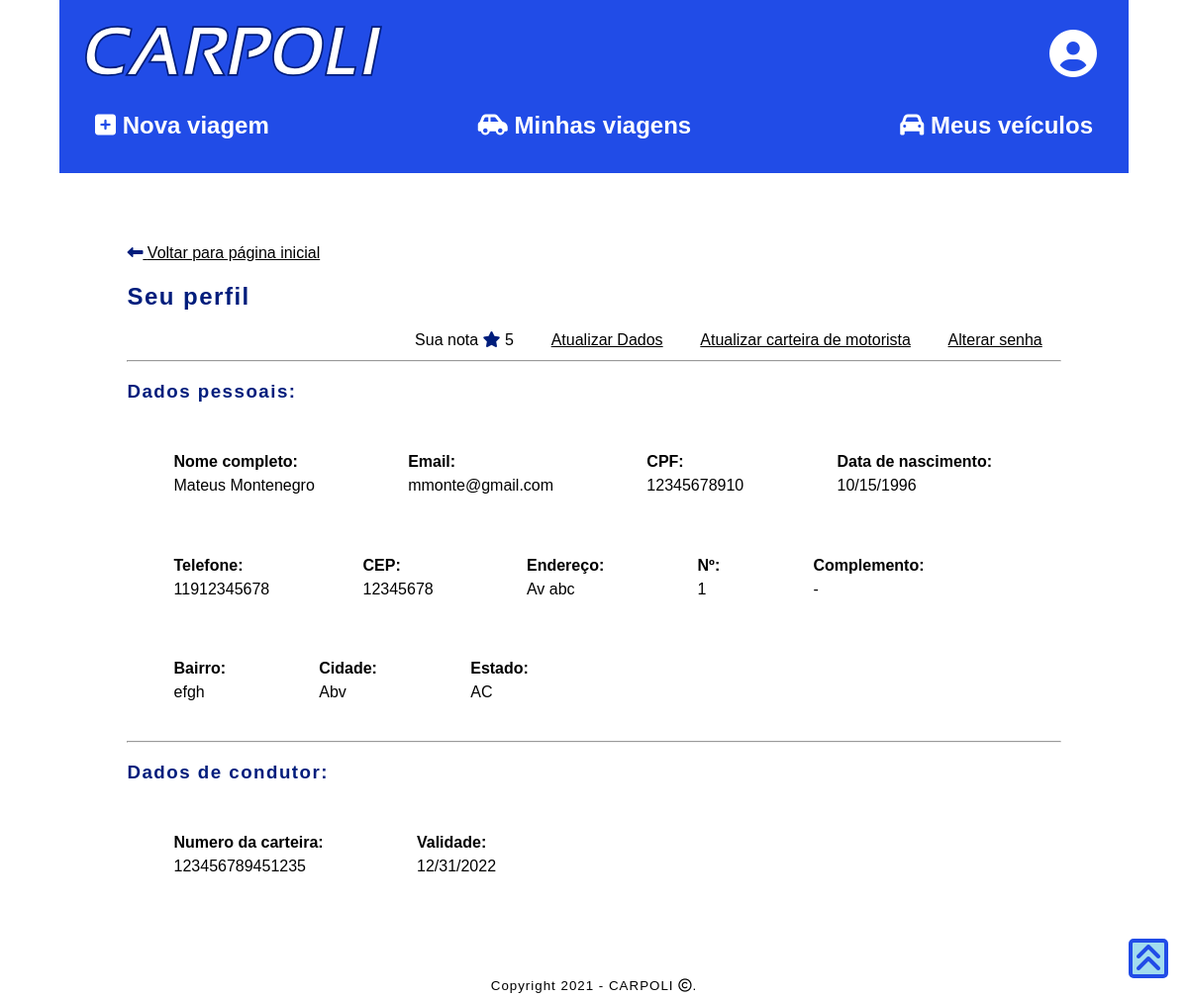
The page /perfil/ (signed in) on the database its author committed.
### caronas/models.py (models this page shows, shortened)
class Profile(models.Model):
    user = models.OneToOneField(User, on_delete=models.CASCADE)
    nascimento = models.DateField()
    cpf = models.CharField(max_length=11, unique=True)
    telefone = models.CharField(max_length=11)
    cep = models.CharField(max_length=8)
    estado = models.CharField(max_length=50)
    cidade = models.CharField(max_length=50)
    endereco = models.CharField(max_length=255)
    bairro = models.CharField(max_length=255)
    num_residencia = models.CharField(max_length=8)
    complemento = models.CharField(max_length=50, null=True, default="-")
    is_condutor = models.BooleanField(default=False)
    is_passageiro = models.BooleanField(default=False)
    is_admin = models.BooleanField(default=False)
    status = models.ForeignKey(Status, on_delete=models.CASCADE)

class Condutor(models.Model):
    id_user = models.OneToOneField(Profile, on_delete=models.CASCADE)
    num_carteira_motorista = models.CharField(max_length=15)
    validade_carteira = models.DateField()

### accounts/views.py (the view, shortened to what this page needs)
# urls.py: path('perfil/', views.perfil, name='perfil'),
@login_required
def perfil(request):
    Usu=get_object_or_404(Profile, user=request.user)
    nota = 0
    if Usu.is_condutor:
        Cond=get_object_or_404(Condutor, id_user=Usu)
        if Avaliacao.objects.filter(id_condutor = Cond, passageiro_avaliou=True).exists():
            n_avaliacoes = Avaliacao.objects.filter(id_condutor = Cond, passageiro_avaliou=True).count()
            avaliacoes_list = Avaliacao.objects.filter(id_condutor = Cond, passageiro_avaliou=True)
            for avaliacao in avaliacoes_list:
                nota += avaliacao.nota_avaliacao
            nota = nota / n_avaliacoes
        else:
            nota = 5
        context = {'Ext':"base_condutor.html",'Usuario': Usu,'Condutor': Cond, 'Nota': nota}
    elif Usu.is_admin:
        context = {'Ext':"base_admin.html",'Usuario': Usu}
    return render(request, 'accounts/profile.html', context)

### accounts/templates/accounts/profile.html (shortened to what this page needs)
{% extends Ext %}
{% block content %}
<div class="div_main">
    <a href="{% url 'index' %}">
        <i class="fas fa-long-arrow-alt-left"></i>
        Voltar para página inicial
    </a>
    <p><h2>Seu perfil</h2></p>
    <div class="div_container_rev">
        {% if not Usuario.is_admin %}
        <div class="div_subcont_mini">
            Sua nota <i class="fas fa-star"></i> {{ Nota }}
        </div>
        {% endif %}
        <div class="div_subcont_mini">
            <a href="{% url 'perfil_update' %}">
                Atualizar Dados
            </a>
        </div>
        {%if Usuario.is_condutor%}
        <div class="div_subcont_mini">
            <a href="{% url 'perfil_update_condutor' %}">
                Atualizar carteira de motorista
            </a>
        </div>
        {%endif%}
        <div class="div_subcont_mini">
            <a href="{% url 'change_password' %}">
                Alterar senha
            </a>
        </div>
    </div>
    <hr>
    <h3>Dados pessoais:</h3>
    <div class="div_container">
        <div class="div_subcont">
            <b>Nome completo:</b>
            <br>
            {{Usuario.user.get_full_name}}
        </div>
        <div class="div_subcont">
            <b>Email:</b>
            <br>
            {{Usuario.user.email}}
        </div>
        <div class="div_subcont">
            <b>CPF:</b>
            <br>
            {{Usuario.cpf}}
        </div>
        <div class="div_subcont">
            <b>Data de nascimento:</b>
            <br>
            {{Usuario.nascimento|date:"SHORT_DATE_FORMAT"}}
        </div>
        <div class="div_subcont">
            <b>Telefone:</b>
            <br>
            {{Usuario.telefone}}
        </div>
        <div class="div_subcont">
            <b>CEP:</b>
            <br>
            {{Usuario.cep}}
        </div>
        <div class="div_subcont">
            <b>Endereço:</b>
            <br>
            {{Usuario.endereco}}
        </div>
        <div class="div_subcont">
            <b>Nº:</b>
            <br>
            {{Usuario.num_residencia}}
        </div>
        <div class="div_subcont">
            <b>Complemento:</b>
            <br>
            {{Usuario.complemento}}
        </div>
        <div class="div_subcont">
            <b>Bairro:</b>
            <br>
            {{Usuario.bairro}}
        </div>
        <div class="div_subcont">
            <b>Cidade:</b>
            <br>
            {{Usuario.cidade}}
        </div>
        <div class="div_subcont">
            <b>Estado:</b>
            <br>
            {{Usuario.estado}}
        </div>
    </div>
    {% if Usuario.is_condutor%}
    <hr>
    <h3>Dados de condutor:</h3>
    <div class="div_container">
        <div class="div_subcont">
            <b> Numero da carteira: </b>
            <br>
            {{Condutor.num_carteira_motorista}}
        </div>
        <div class="div_subcont">
            <b> Validade: </b>
            <br>
            {{Condutor.validade_carteira|date:"SHORT_DATE_FORMAT"}}
        </div>
    </div>
    {%endif%}
</div>
{% endblock content %}

### static/style.css (style rules this page uses)
:root { --primary-color: #000000; --secondary-color: #001d7c; --terciary-color: #A2DCEE; --primary-background: #ffffff; --secondary-background: #214CE7; --terciary-background: #C2CCED; font-size: 16px; line-height: 1.5em; }
* { font-family:'Trebuchet MS', 'Lucida Sans Unicode', 'Lucida Grande', 'Lucida Sans', Arial, sans-serif; color: var(--primary-color); box-sizing: border-box; }
.div_main { padding: 5%; }
.div_container_rev { max-width: 100%; display: flex; flex-direction: row; flex-wrap: wrap; justify-content: flex-end; }
.div_container { max-width: 100%; display: flex; flex-direction: row; flex-wrap: wrap; }
.div_subcont { min-width:min-content; padding-left: 2%; padding-right: 2%; justify-content: center; margin: 3%; }
.div_subcont_mini { min-width:min-content; padding-left: 2%; padding-right: 2%; justify-content: center; }
html { background-color: var(--primary-background); height: 100%; scroll-behavior: smooth; }
body { background-color: var(--primary-background); display: flex; flex-direction: column; padding: 0; margin:0; border:0; }
h1, h2, h3 { color: var(--secondary-color); letter-spacing: 1.5px; text-align: left; }
.fas { color: var(--secondary-color); }

### rows shown on the page
Profile: user.get_full_name "Mateus Montenegro", user.email "mmonte@gmail.com", cpf "12345678910", nascimento "10/15/1996", telefone "11912345678", cep "12345678", endereco "Av abc", num_residencia "1", complemento "-", bairro "efgh", cidade "Abv", estado "AC"
Condutor: num_carteira_motorista "123456789451235", validade_carteira "12/31/2022"

### other values the page prints
{{ Nota }} "5"
